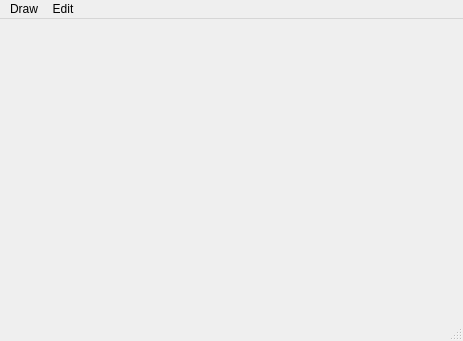
<?xml version="1.0" encoding="UTF-8"?>
<ui version="4.0">
 <class>MainWindow</class>
 <widget class="QMainWindow" name="MainWindow">
  <property name="geometry">
   <rect>
    <x>0</x>
    <y>0</y>
    <width>463</width>
    <height>341</height>
   </rect>
  </property>
  <property name="windowTitle">
   <string>MainWindow</string>
  </property>
  <widget class="QWidget" name="centralwidget">
   <widget class="QLabel" name="label">
    <property name="geometry">
     <rect>
      <x>20</x>
      <y>110</y>
      <width>421</width>
      <height>20</height>
     </rect>
    </property>
    <property name="font">
     <font>
      <pointsize>12</pointsize>
     </font>
    </property>
    <property name="text">
     <string/>
    </property>
   </widget>
  </widget>
  <widget class="QMenuBar" name="menubar">
   <property name="geometry">
    <rect>
     <x>0</x>
     <y>0</y>
     <width>463</width>
     <height>21</height>
    </rect>
   </property>
   <widget class="QMenu" name="menuDraw">
    <property name="title">
     <string>Draw</string>
    </property>
    <widget class="QMenu" name="menuProperties">
     <property name="title">
      <string>Properties</string>
     </property>
     <addaction name="actionPage_Setup"/>
     <addaction name="actionSet_Password"/>
    </widget>
    <addaction name="actionDraw_Circle"/>
    <addaction name="actionDraw_Rectangle"/>
    <addaction name="actionDraw_Line"/>
    <addaction name="separator"/>
    <addaction name="menuProperties"/>
   </widget>
   <widget class="QMenu" name="menuEdit">
    <property name="title">
     <string>Edit</string>
    </property>
    <addaction name="actionCut"/>
    <addaction name="actionCopy"/>
    <addaction name="actionPaste"/>
   </widget>
   <addaction name="menuDraw"/>
   <addaction name="menuEdit"/>
  </widget>
  <widget class="QStatusBar" name="statusbar"/>
  <action name="actionDraw_Circle">
   <property name="text">
    <string>Draw Circle</string>
   </property>
   <property name="toolTip">
    <string>To draw a circle</string>
   </property>
   <property name="shortcut">
    <string>Shift+C</string>
   </property>
  </action>
  <action name="actionDraw_Rectangle">
   <property name="text">
    <string>Draw Rectangle</string>
   </property>
   <property name="shortcut">
    <string>Ctrl+R</string>
   </property>
  </action>
  <action name="actionDraw_Line">
   <property name="text">
    <string>Draw Line</string>
   </property>
   <property name="shortcut">
    <string>Ctrl+L</string>
   </property>
  </action>
  <action name="actionPage_Setup">
   <property name="text">
    <string>Page Setup</string>
   </property>
   <property name="shortcut">
    <string>Shift+S</string>
   </property>
  </action>
  <action name="actionSet_Password">
   <property name="checkable">
    <bool>true</bool>
   </property>
   <property name="text">
    <string>Set Password</string>
   </property>
   <property name="shortcut">
    <string>Shift+P</string>
   </property>
  </action>
  <action name="actionCut">
   <property name="text">
    <string>Cut</string>
   </property>
   <property name="shortcut">
    <string>Ctrl+X</string>
   </property>
  </action>
  <action name="actionCopy">
   <property name="text">
    <string>Copy</string>
   </property>
   <property name="shortcut">
    <string>Ctrl+C</string>
   </property>
  </action>
  <action name="actionPaste">
   <property name="text">
    <string>Paste</string>
   </property>
   <property name="shortcut">
    <string>Ctrl+V</string>
   </property>
  </action>
 </widget>
 <resources/>
 <connections/>
</ui>
